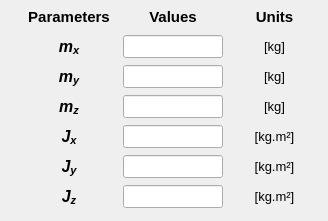
       <widget class="QWidget" name="tab_mass">
        <attribute name="title">
         <string>Mass</string>
        </attribute>
        <widget class="QWidget" name="gridLayoutWidget_5">
         <property name="geometry">
          <rect>
           <x>24</x>
           <y>2</y>
           <width>295</width>
           <height>210</height>
          </rect>
         </property>
         <layout class="QGridLayout" name="gridLayout_3">
          <property name="leftMargin">
           <number>0</number>
          </property>
          <property name="topMargin">
           <number>3</number>
          </property>
          <property name="bottomMargin">
           <number>4</number>
          </property>
          <property name="horizontalSpacing">
           <number>9</number>
          </property>
          <property name="verticalSpacing">
           <number>7</number>
          </property>
          <item row="2" column="0">
           <widget class="QLabel" name="label_62">
            <property name="enabled">
             <bool>true</bool>
            </property>
            <property name="minimumSize">
             <size>
              <width>90</width>
              <height>21</height>
             </size>
            </property>
            <property name="maximumSize">
             <size>
              <width>90</width>
              <height>21</height>
             </size>
            </property>
            <property name="font">
             <font>
              <family>Arial</family>
              <pointsize>11</pointsize>
              <weight>75</weight>
              <italic>true</italic>
              <bold>true</bold>
             </font>
            </property>
            <property name="mouseTracking">
             <bool>true</bool>
            </property>
            <property name="text">
             <string>&lt;html&gt;&lt;head/&gt;&lt;body&gt;&lt;p align=&quot;center&quot;&gt;&lt;span style=&quot; font-size:12pt;&quot;&gt;m&lt;/span&gt;&lt;span style=&quot; font-size:12pt; vertical-align:sub;&quot;&gt;y&lt;/span&gt;&lt;/p&gt;&lt;/body&gt;&lt;/html&gt;</string>
            </property>
            <property name="alignment">
             <set>Qt::AlignCenter</set>
            </property>
           </widget>
          </item>
          <item row="5" column="1">
           <widget class="QLineEdit" name="lineEdit_Jy">
            <property name="enabled">
             <bool>true</bool>
            </property>
            <property name="minimumSize">
             <size>
              <width>100</width>
              <height>0</height>
             </size>
            </property>
            <property name="maximumSize">
             <size>
              <width>100</width>
              <height>16777215</height>
             </size>
            </property>
            <property name="font">
             <font>
              <family>Arial</family>
              <pointsize>11</pointsize>
              <weight>75</weight>
              <italic>true</italic>
              <bold>true</bold>
             </font>
            </property>
            <property name="styleSheet">
             <string notr="true">color: rgb(255, 0, 0);</string>
            </property>
            <property name="alignment">
             <set>Qt::AlignCenter</set>
            </property>
           </widget>
          </item>
          <item row="6" column="1">
           <widget class="QLineEdit" name="lineEdit_Jz">
            <property name="enabled">
             <bool>true</bool>
            </property>
            <property name="minimumSize">
             <size>
              <width>100</width>
              <height>0</height>
             </size>
            </property>
            <property name="maximumSize">
             <size>
              <width>100</width>
              <height>16777215</height>
             </size>
            </property>
            <property name="font">
             <font>
              <family>Arial</family>
              <pointsize>11</pointsize>
              <weight>75</weight>
              <italic>true</italic>
              <bold>true</bold>
             </font>
            </property>
            <property name="styleSheet">
             <string notr="true">color: rgb(255, 0, 0);</string>
            </property>
            <property name="alignment">
             <set>Qt::AlignCenter</set>
            </property>
           </widget>
          </item>
          <item row="3" column="0">
           <widget class="QLabel" name="label_60">
            <property name="enabled">
             <bool>true</bool>
            </property>
            <property name="minimumSize">
             <size>
              <width>90</width>
              <height>21</height>
             </size>
            </property>
            <property name="maximumSize">
             <size>
              <width>90</width>
              <height>21</height>
             </size>
            </property>
            <property name="font">
             <font>
              <family>Arial</family>
              <pointsize>11</pointsize>
              <weight>75</weight>
              <italic>true</italic>
              <bold>true</bold>
             </font>
            </property>
            <property name="mouseTracking">
             <bool>true</bool>
            </property>
            <property name="text">
             <string>&lt;html&gt;&lt;head/&gt;&lt;body&gt;&lt;p align=&quot;center&quot;&gt;&lt;span style=&quot; font-size:12pt;&quot;&gt;m&lt;/span&gt;&lt;span style=&quot; font-size:12pt; vertical-align:sub;&quot;&gt;z&lt;/span&gt;&lt;/p&gt;&lt;/body&gt;&lt;/html&gt;</string>
            </property>
            <property name="alignment">
             <set>Qt::AlignCenter</set>
            </property>
           </widget>
          </item>
          <item row="2" column="1">
           <widget class="QLineEdit" name="lineEdit_My">
            <property name="enabled">
             <bool>true</bool>
            </property>
            <property name="minimumSize">
             <size>
              <width>100</width>
              <height>0</height>
             </size>
            </property>
            <property name="maximumSize">
             <size>
              <width>100</width>
              <height>16777215</height>
             </size>
            </property>
            <property name="font">
             <font>
              <family>Arial</family>
              <pointsize>11</pointsize>
              <weight>75</weight>
              <italic>true</italic>
              <bold>true</bold>
             </font>
            </property>
            <property name="styleSheet">
             <string notr="true">color: rgb(255, 0, 0);</string>
            </property>
            <property name="alignment">
             <set>Qt::AlignCenter</set>
            </property>
           </widget>
          </item>
          <item row="1" column="1">
           <widget class="QLineEdit" name="lineEdit_Mx">
            <property name="enabled">
             <bool>true</bool>
            </property>
            <property name="minimumSize">
             <size>
              <width>100</width>
              <height>0</height>
             </size>
            </property>
            <property name="maximumSize">
             <size>
              <width>100</width>
              <height>16777215</height>
             </size>
            </property>
            <property name="font">
             <font>
              <family>Arial</family>
              <pointsize>11</pointsize>
              <weight>75</weight>
              <italic>true</italic>
              <bold>true</bold>
             </font>
            </property>
            <property name="styleSheet">
             <string notr="true">color: rgb(255, 0, 0);</string>
            </property>
            <property name="alignment">
             <set>Qt::AlignCenter</set>
            </property>
           </widget>
          </item>
          <item row="3" column="1">
           <widget class="QLineEdit" name="lineEdit_Mz">
            <property name="enabled">
             <bool>true</bool>
            </property>
            <property name="minimumSize">
             <size>
              <width>100</width>
              <height>0</height>
             </size>
            </property>
            <property name="maximumSize">
             <size>
              <width>100</width>
              <height>16777215</height>
             </size>
            </property>
            <property name="font">
             <font>
              <family>Arial</family>
              <pointsize>11</pointsize>
              <weight>75</weight>
              <italic>true</italic>
              <bold>true</bold>
             </font>
            </property>
            <property name="styleSheet">
             <string notr="true">color: rgb(255, 0, 0);</string>
            </property>
            <property name="alignment">
             <set>Qt::AlignCenter</set>
            </property>
           </widget>
          </item>
          <item row="4" column="1">
           <widget class="QLineEdit" name="lineEdit_Jx">
            <property name="enabled">
             <bool>true</bool>
            </property>
            <property name="minimumSize">
             <size>
              <width>100</width>
              <height>0</height>
             </size>
            </property>
            <property name="maximumSize">
             <size>
              <width>100</width>
              <height>16777215</height>
             </size>
            </property>
            <property name="font">
             <font>
              <family>Arial</family>
              <pointsize>11</pointsize>
              <weight>75</weight>
              <italic>true</italic>
              <bold>true</bold>
             </font>
            </property>
            <property name="styleSheet">
             <string notr="true">color: rgb(255, 0, 0);</string>
            </property>
            <property name="alignment">
             <set>Qt::AlignCenter</set>
            </property>
           </widget>
          </item>
          <item row="4" column="0">
           <widget class="QLabel" name="label_59">
            <property name="enabled">
             <bool>true</bool>
            </property>
            <property name="minimumSize">
             <size>
              <width>90</width>
              <height>21</height>
             </size>
            </property>
            <property name="maximumSize">
             <size>
              <width>90</width>
              <height>21</height>
             </size>
            </property>
            <property name="font">
             <font>
              <family>Arial</family>
              <pointsize>11</pointsize>
              <weight>75</weight>
              <italic>true</italic>
              <bold>true</bold>
             </font>
            </property>
            <property name="text">
             <string>&lt;html&gt;&lt;head/&gt;&lt;body&gt;&lt;p align=&quot;center&quot;&gt;&lt;span style=&quot; font-size:12pt;&quot;&gt;J&lt;/span&gt;&lt;span style=&quot; font-size:12pt; vertical-align:sub;&quot;&gt;x&lt;/span&gt;&lt;/p&gt;&lt;/body&gt;&lt;/html&gt;</string>
            </property>
            <property name="alignment">
             <set>Qt::AlignCenter</set>
            </property>
           </widget>
          </item>
          <item row="4" column="2">
           <widget class="QLabel" name="label_16">
            <property name="minimumSize">
             <size>
              <width>85</width>
              <height>23</height>
             </size>
            </property>
            <property name="maximumSize">
             <size>
              <width>85</width>
              <height>23</height>
             </size>
            </property>
            <property name="font">
             <font>
              <pointsize>10</pointsize>
             </font>
            </property>
            <property name="text">
             <string>[kg.m²]</string>
            </property>
            <property name="alignment">
             <set>Qt::AlignCenter</set>
            </property>
           </widget>
          </item>
          <item row="3" column="2">
           <widget class="QLabel" name="label_77">
            <property name="minimumSize">
             <size>
              <width>85</width>
              <height>23</height>
             </size>
            </property>
            <property name="maximumSize">
             <size>
              <width>85</width>
              <height>23</height>
             </size>
            </property>
            <property name="font">
             <font>
              <pointsize>10</pointsize>
             </font>
            </property>
            <property name="text">
             <string>[kg]</string>
            </property>
            <property name="alignment">
             <set>Qt::AlignCenter</set>
            </property>
           </widget>
          </item>
          <item row="6" column="2">
           <widget class="QLabel" name="label_79">
            <property name="minimumSize">
             <size>
              <width>85</width>
              <height>23</height>
             </size>
            </property>
            <property name="maximumSize">
             <size>
              <width>85</width>
              <height>23</height>
             </size>
            </property>
            <property name="font">
             <font>
              <pointsize>10</pointsize>
             </font>
            </property>
            <property name="text">
             <string>[kg.m²]</string>
            </property>
            <property name="alignment">
             <set>Qt::AlignCenter</set>
            </property>
           </widget>
          </item>
          <item row="5" column="2">
           <widget class="QLabel" name="label_78">
            <property name="minimumSize">
             <size>
              <width>85</width>
              <height>23</height>
             </size>
            </property>
            <property name="maximumSize">
             <size>
              <width>85</width>
              <height>23</height>
             </size>
            </property>
            <property name="font">
             <font>
              <pointsize>10</pointsize>
             </font>
            </property>
            <property name="text">
             <string>[kg.m²]</string>
            </property>
            <property name="alignment">
             <set>Qt::AlignCenter</set>
            </property>
           </widget>
          </item>
          <item row="0" column="2">
           <widget class="QLabel" name="label_5">
            <property name="minimumSize">
             <size>
              <width>85</width>
              <height>23</height>
             </size>
            </property>
            <property name="maximumSize">
             <size>
              <width>85</width>
              <height>23</height>
             </size>
            </property>
            <property name="font">
             <font>
              <family>Arial</family>
              <pointsize>11</pointsize>
              <weight>75</weight>
              <italic>false</italic>
              <bold>true</bold>
             </font>
            </property>
            <property name="text">
             <string>Units</string>
            </property>
            <property name="alignment">
             <set>Qt::AlignCenter</set>
            </property>
           </widget>
          </item>
          <item row="1" column="2">
           <widget class="QLabel" name="label_13">
            <property name="minimumSize">
             <size>
              <width>85</width>
              <height>23</height>
             </size>
            </property>
            <property name="maximumSize">
             <size>
              <width>85</width>
              <height>23</height>
             </size>
            </property>
            <property name="font">
             <font>
              <pointsize>10</pointsize>
             </font>
            </property>
            <property name="text">
             <string>[kg]</string>
            </property>
            <property name="alignment">
             <set>Qt::AlignCenter</set>
            </property>
           </widget>
          </item>
          <item row="2" column="2">
           <widget class="QLabel" name="label_18">
            <property name="minimumSize">
             <size>
              <width>85</width>
              <height>23</height>
             </size>
            </property>
            <property name="maximumSize">
             <size>
              <width>85</width>
              <height>23</height>
             </size>
            </property>
            <property name="font">
             <font>
              <pointsize>10</pointsize>
             </font>
            </property>
            <property name="text">
             <string>[kg]</string>
            </property>
            <property name="alignment">
             <set>Qt::AlignCenter</set>
            </property>
           </widget>
          </item>
          <item row="0" column="1">
           <widget class="QLabel" name="label_63">
            <property name="enabled">
             <bool>true</bool>
            </property>
            <property name="minimumSize">
             <size>
              <width>100</width>
              <height>23</height>
             </size>
            </property>
            <property name="maximumSize">
             <size>
              <width>100</width>
              <height>23</height>
             </size>
            </property>
            <property name="font">
             <font>
              <family>Arial</family>
              <pointsize>11</pointsize>
              <weight>75</weight>
              <italic>false</italic>
              <bold>true</bold>
             </font>
            </property>
            <property name="frameShape">
             <enum>QFrame::NoFrame</enum>
            </property>
            <property name="frameShadow">
             <enum>QFrame::Plain</enum>
            </property>
            <property name="text">
             <string>Values</string>
            </property>
            <property name="alignment">
             <set>Qt::AlignCenter</set>
            </property>
           </widget>
          </item>
          <item row="1" column="0">
           <widget class="QLabel" name="label_57">
            <property name="enabled">
             <bool>true</bool>
            </property>
            <property name="minimumSize">
             <size>
              <width>90</width>
              <height>21</height>
             </size>
            </property>
            <property name="maximumSize">
             <size>
              <width>90</width>
              <height>21</height>
             </size>
            </property>
            <property name="font">
             <font>
              <family>Arial</family>
              <pointsize>11</pointsize>
              <weight>75</weight>
              <italic>true</italic>
              <bold>true</bold>
             </font>
            </property>
            <property name="mouseTracking">
             <bool>true</bool>
            </property>
            <property name="text">
             <string>&lt;html&gt;&lt;head/&gt;&lt;body&gt;&lt;p align=&quot;center&quot;&gt;&lt;span style=&quot; font-size:12pt;&quot;&gt;m&lt;/span&gt;&lt;span style=&quot; font-size:12pt; vertical-align:sub;&quot;&gt;x&lt;/span&gt;&lt;/p&gt;&lt;/body&gt;&lt;/html&gt;</string>
            </property>
            <property name="alignment">
             <set>Qt::AlignCenter</set>
            </property>
           </widget>
          </item>
          <item row="0" column="0">
           <widget class="QLabel" name="label_3">
            <property name="minimumSize">
             <size>
              <width>90</width>
              <height>23</height>
             </size>
            </property>
            <property name="maximumSize">
             <size>
              <width>90</width>
              <height>23</height>
             </size>
            </property>
            <property name="font">
             <font>
              <family>Arial</family>
              <pointsize>11</pointsize>
              <weight>75</weight>
              <italic>false</italic>
              <bold>true</bold>
             </font>
            </property>
            <property name="text">
             <string>Parameters</string>
            </property>
            <property name="alignment">
             <set>Qt::AlignCenter</set>
            </property>
           </widget>
          </item>
          <item row="5" column="0">
           <widget class="QLabel" name="label_61">
            <property name="enabled">
             <bool>true</bool>
            </property>
            <property name="minimumSize">
             <size>
              <width>90</width>
              <height>21</height>
             </size>
            </property>
            <property name="maximumSize">
             <size>
              <width>90</width>
              <height>21</height>
             </size>
            </property>
            <property name="font">
             <font>
              <family>Arial</family>
              <pointsize>11</pointsize>
              <weight>75</weight>
              <italic>true</italic>
              <bold>true</bold>
             </font>
            </property>
            <property name="text">
             <string>&lt;html&gt;&lt;head/&gt;&lt;body&gt;&lt;p align=&quot;center&quot;&gt;&lt;span style=&quot; font-size:12pt;&quot;&gt;J&lt;/span&gt;&lt;span style=&quot; font-size:12pt; vertical-align:sub;&quot;&gt;y&lt;/span&gt;&lt;/p&gt;&lt;/body&gt;&lt;/html&gt;</string>
            </property>
            <property name="alignment">
             <set>Qt::AlignCenter</set>
            </property>
           </widget>
          </item>
          <item row="6" column="0">
           <widget class="QLabel" name="label_80">
            <property name="enabled">
             <bool>true</bool>
            </property>
            <property name="minimumSize">
             <size>
              <width>90</width>
              <height>21</height>
             </size>
            </property>
            <property name="maximumSize">
             <size>
              <width>90</width>
              <height>21</height>
             </size>
            </property>
            <property name="font">
             <font>
              <family>Arial</family>
              <pointsize>11</pointsize>
              <weight>75</weight>
              <italic>true</italic>
              <bold>true</bold>
             </font>
            </property>
            <property name="text">
             <string>&lt;html&gt;&lt;head/&gt;&lt;body&gt;&lt;p align=&quot;center&quot;&gt;&lt;span style=&quot; font-size:12pt;&quot;&gt;J&lt;/span&gt;&lt;span style=&quot; font-size:12pt; vertical-align:sub;&quot;&gt;z&lt;/span&gt;&lt;/p&gt;&lt;/body&gt;&lt;/html&gt;</string>
            </property>
            <property name="alignment">
             <set>Qt::AlignCenter</set>
            </property>
           </widget>
          </item>
         </layout>
        </widget>
       </widget>
